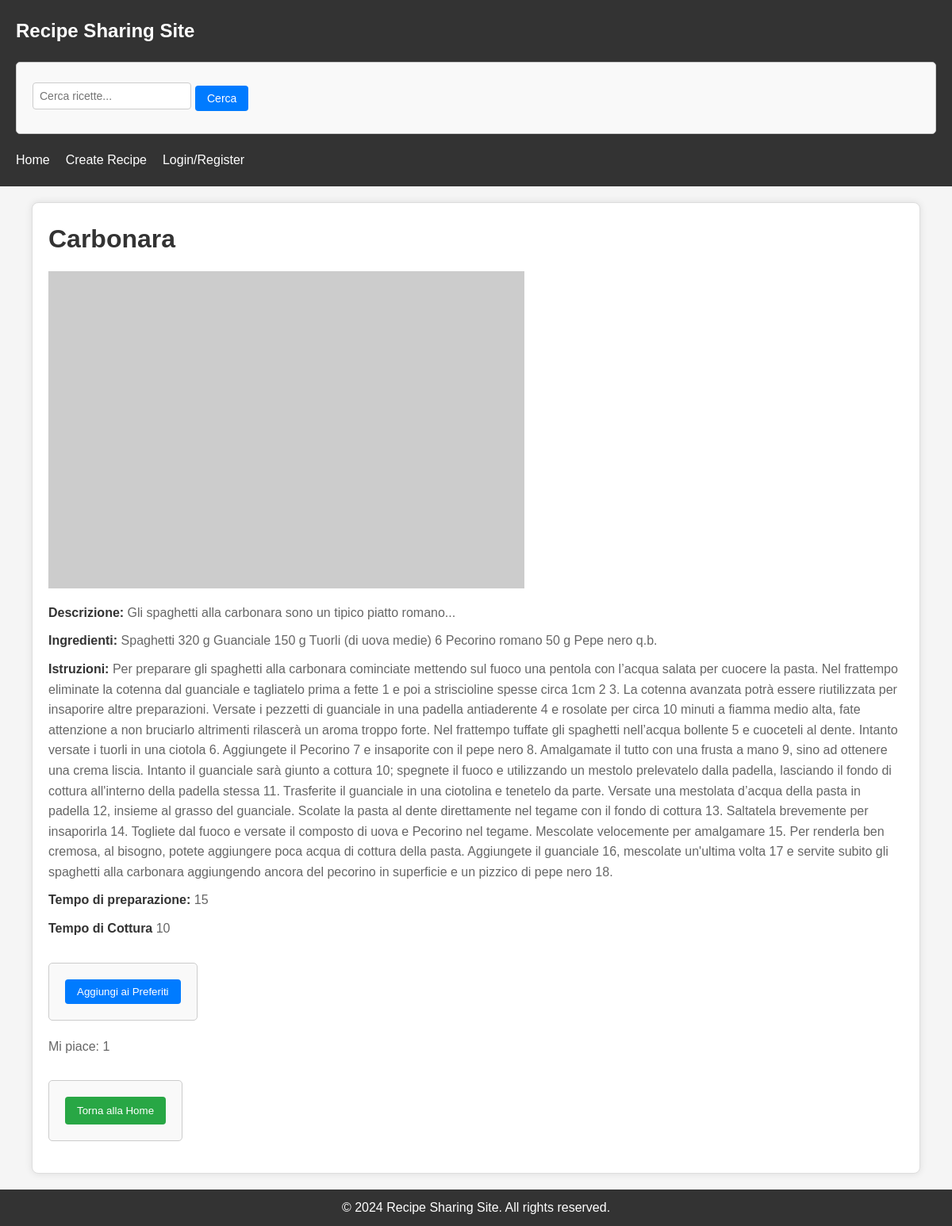
Page /recipe/3/ on the committed database.
### recipes/models.py (models this page shows)
class Recipe(models.Model):
    title = models.CharField(max_length=200)
    description = models.TextField()
    ingredients = models.TextField()
    instructions = models.TextField()
    prep_time = models.IntegerField()
    cook_time = models.IntegerField()
    author = models.ForeignKey(User, on_delete=models.CASCADE,related_name='recipes')
    created_at = models.DateTimeField(auto_now_add=True)
    updated_at = models.DateTimeField(auto_now=True)
    liked_by = models.ManyToManyField(User, related_name='liked_recipes', blank=True)

### recipes/views.py (the view, shortened to what this page needs)
# urls.py: path('recipe/<int:pk>/', views.recipe_detail, name='recipe_detail'),
def recipe_detail(request, pk):
    recipe = get_object_or_404(Recipe, pk=pk)
    context = {
        'recipe': recipe,
    }
    return render(request, 'recipes/recipe_detail.html', context)

### recipes/templates/recipes/recipe_detail.html (shortened to what this page needs)
{% extends 'base_generic.html' %}
{% block content %}
<div class="container">
    <div class="recipe-detail">
        <h1>{{ recipe.title }}</h1>
        <p><img src="https://placehold.co/600x400" alt="{{ recipe.title }}"></p>
        <p><strong>Descrizione:</strong> {{ recipe.description }}</p>
        <p><strong>Ingredienti:</strong> {{ recipe.ingredients }}</p>
        <p><strong>Istruzioni:</strong> {{ recipe.instructions }}</p>
        <p><strong>Tempo di preparazione:</strong> {{ recipe.prep_time }}</p>
        <p><strong>Tempo di Cottura</strong> {{ recipe.cook_time }}</p>
        <form action="{% url 'toggle_favorite' pk=recipe.pk %}" method="post">
      <button type="submit" class="like-btn">
        {% if user in recipe.liked_by.all %}
          Rimuovi dai Preferiti
        {% else %}
          Aggiungi ai Preferiti
        {% endif %}
      </button>
    </form>
    <p>Mi piace: {{ recipe.liked_by.count }}</p>
        <form action="{% url 'home' %}" method="get">
            <button type="submit" class="btn">Torna alla Home</button>
        </form>
    </div>
</div>
{% endblock %}

### recipes/static/css/styles.css (style rules this page uses)
* { margin: 0; padding: 0; box-sizing: border-box; }
body { font-family: Arial, sans-serif; line-height: 1.6; background-color: #f5f5f5; }
.container { max-width: 1200px; margin: 0 auto; padding: 0 20px; }
.recipe-detail { border: 1px solid #ddd; padding: 20px; border-radius: 8px; background-color: #f9f9f9; box-shadow: 0 0 5px rgba(0, 0, 0, 0.1); margin-bottom: 20px; }
.recipe-detail h1 { color: #333; margin-top: 0; }
.recipe-detail p { color: #666; }
.recipe-detail { background-color: #fff; border: 1px solid #ddd; border-radius: 8px; padding: 20px; box-shadow: 0 0 10px rgba(0, 0, 0, 0.1); margin-bottom: 20px; }
.recipe-detail h1 { font-size: 2rem; color: #333; margin-bottom: 15px; }
.recipe-detail p { font-size: 1rem; color: #666; margin-bottom: 10px; }
.recipe-detail p strong { color: #333; }
.like-btn { background-color: #007bff; color: #fff; padding: 8px 15px; border: none; border-radius: 4px; cursor: pointer; transition: background-color 0.3s; }
.recipe-detail .btn { background-color: #28a745; color: #fff; padding: 10px 15px; border: none; border-radius: 4px; cursor: pointer; transition: background-color 0.3s; }
.recipe-detail form { display: inline-block; margin-top: 20px; }
form { margin: 20px 0; padding: 20px; border: 1px solid #ccc; border-radius: 5px; background-color: #f9f9f9; }
form button { display: inline-block; padding: 10px 20px; background-color: #007bff; color: #fff; border: none; border-radius: 3px; cursor: pointer; transition: background-color 0.3s; }

### rows in the picture
Recipe: title "Carbonara", description "Gli spaghetti alla carbonara sono un tipico piatto romano...", ingredients "Spaghetti 320 g Guanciale 150 g Tuorli (di uova medie) 6 Pecorino romano 50 g Pepe nero q.b.", instructions "Per preparare gli spaghetti alla carbonara cominciate mettendo sul fuoco una pentola con l’acqua salata per cuocere la pasta. Nel frattempo eliminate la cotenna dal guanciale e tagliatelo prima a fette 1 e poi a striscioline spesse circa 1cm 2 3. La cotenna avanzata potrà essere riutilizzata per insaporire altre preparazioni. Versate i pezzetti di guanciale in una padella antiaderente 4 e rosolate per circa 10 minuti a fiamma medio alta, fate attenzione a non bruciarlo altrimenti rilascerà un aroma troppo forte. Nel frattempo tuffate gli spaghetti nell’acqua bollente 5 e cuoceteli al dente. Intanto versate i tuorli in una ciotola 6. Aggiungete il Pecorino 7 e insaporite con il pepe nero 8.…", prep_time "15", cook_time "10", liked_by.count "1"
